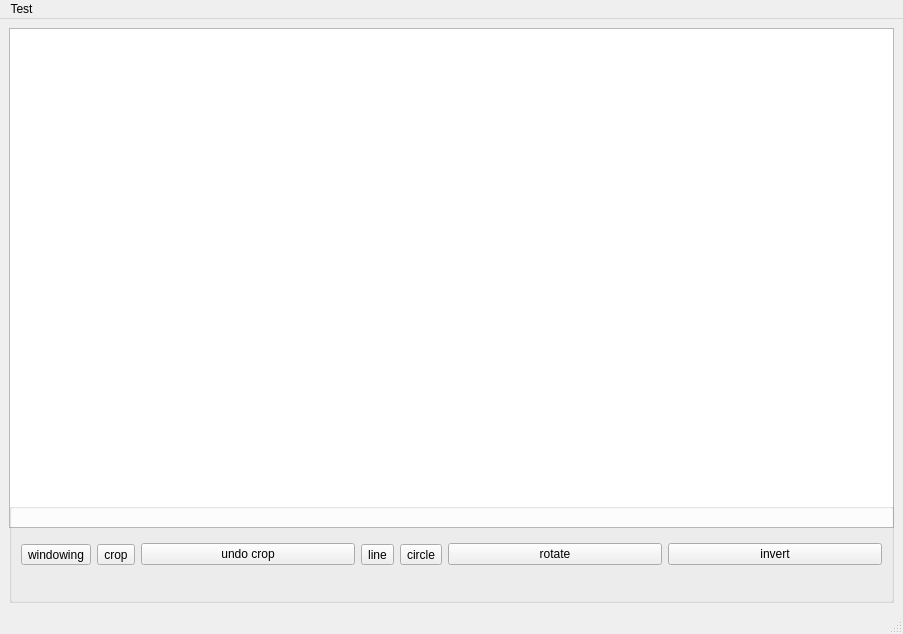
<?xml version="1.0" encoding="UTF-8"?>
<ui version="4.0">
 <class>CtPetDoseStructFusionMainWindow</class>
 <widget class="QMainWindow" name="CtPetDoseStructFusionMainWindow">
  <property name="geometry">
   <rect>
    <x>0</x>
    <y>0</y>
    <width>903</width>
    <height>634</height>
   </rect>
  </property>
  <property name="minimumSize">
   <size>
    <width>500</width>
    <height>300</height>
   </size>
  </property>
  <property name="baseSize">
   <size>
    <width>500</width>
    <height>300</height>
   </size>
  </property>
  <property name="windowTitle">
   <string>Stone of Orthanc</string>
  </property>
  <property name="layoutDirection">
   <enum>Qt::LeftToRight</enum>
  </property>
  <widget class="QWidget" name="centralwidget">
   <property name="sizePolicy">
    <sizepolicy hsizetype="Preferred" vsizetype="Preferred">
     <horstretch>0</horstretch>
     <verstretch>0</verstretch>
    </sizepolicy>
   </property>
   <property name="layoutDirection">
    <enum>Qt::LeftToRight</enum>
   </property>
   <layout class="QVBoxLayout" name="verticalLayout_2" stretch="0,0">
    <property name="sizeConstraint">
     <enum>QLayout::SetDefaultConstraint</enum>
    </property>
    <item>
     <widget class="QCairoWidget" name="cairoCentralWidget">
      <property name="minimumSize">
       <size>
        <width>0</width>
        <height>500</height>
       </size>
      </property>
     </widget>
    </item>
    <item>
     <widget class="QGroupBox" name="horizontalGroupBox">
      <property name="minimumSize">
       <size>
        <width>0</width>
        <height>100</height>
       </size>
      </property>
      <property name="maximumSize">
       <size>
        <width>16777215</width>
        <height>100</height>
       </size>
      </property>
      <layout class="QHBoxLayout" name="horizontalLayout">
       <item>
        <widget class="QToolButton" name="toolButtonWindowing">
         <property name="text">
          <string>windowing</string>
         </property>
        </widget>
       </item>
       <item>
        <widget class="QToolButton" name="toolButtonCrop">
         <property name="text">
          <string>crop</string>
         </property>
        </widget>
       </item>
       <item>
        <widget class="QPushButton" name="pushButtonUndoCrop">
         <property name="text">
          <string>undo crop</string>
         </property>
        </widget>
       </item>
       <item>
        <widget class="QToolButton" name="toolButtonLine">
         <property name="text">
          <string>line</string>
         </property>
        </widget>
       </item>
       <item>
        <widget class="QToolButton" name="toolButtonCircle">
         <property name="text">
          <string>circle</string>
         </property>
        </widget>
       </item>
       <item>
        <widget class="QPushButton" name="pushButtonRotate">
         <property name="text">
          <string>rotate</string>
         </property>
        </widget>
       </item>
       <item>
        <widget class="QPushButton" name="pushButtonInvert">
         <property name="text">
          <string>invert</string>
         </property>
        </widget>
       </item>
      </layout>
     </widget>
    </item>
   </layout>
  </widget>
  <widget class="QMenuBar" name="menubar">
   <property name="geometry">
    <rect>
     <x>0</x>
     <y>0</y>
     <width>903</width>
     <height>22</height>
    </rect>
   </property>
   <widget class="QMenu" name="menuTest">
    <property name="title">
     <string>Test</string>
    </property>
   </widget>
   <addaction name="menuTest"/>
  </widget>
  <widget class="QStatusBar" name="statusbar"/>
 </widget>
 <customwidgets>
  <customwidget>
   <class>QCairoWidget</class>
   <extends>QGraphicsView</extends>
   <header location="global">QCairoWidget.h</header>
  </customwidget>
 </customwidgets>
 <resources/>
 <connections/>
</ui>
